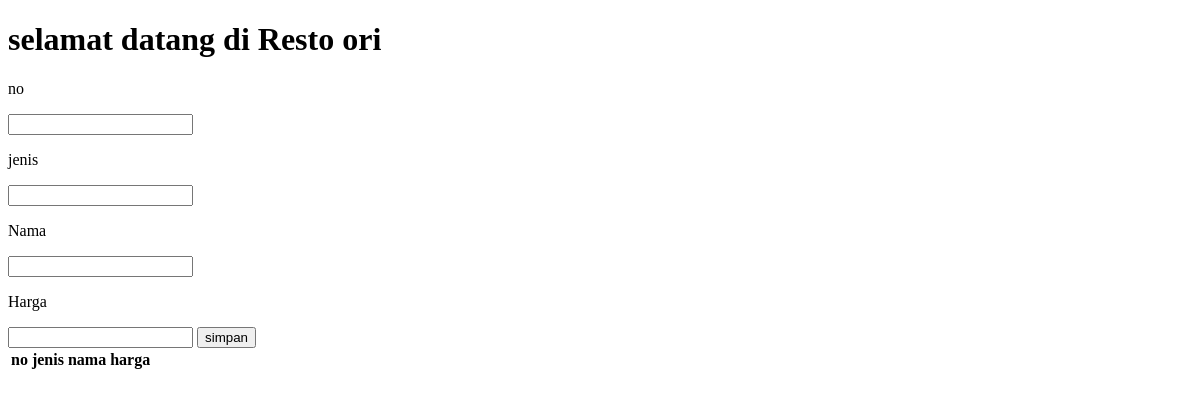
Before: / with the older database file.
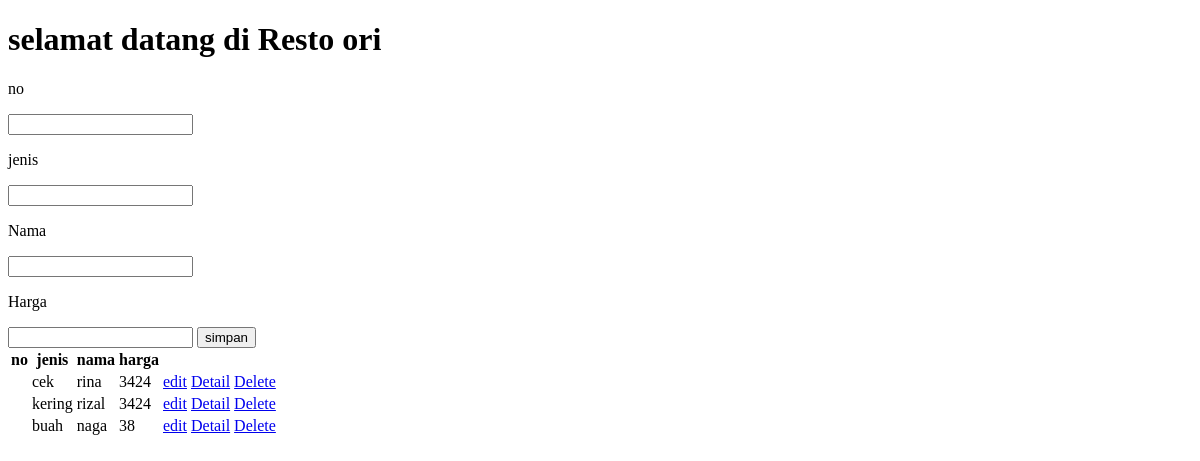
After: the same page with the newer database file.
### food/models.py (models this page shows)
class Makanan(models.Model):
    jenis = models.CharField(max_length=200)
    nama = models.TextField()
    harga = models.IntegerField()

### food/views.py (the view, shortened to what this page needs)
# urls.py: path('', views.index, name='index'),
def index(request):
    data2 = models.Makanan.objects.all()
    return render (request, 'index.html', {
        'isi' :data2
        })

### food/templates/index.html (shortened to what this page needs)
<!DOCTYPE html>
<html lang="en">
<head>
</head>
<body>
    <h1>
        selamat datang di Resto ori
    </h1>
    <form action="" method="POST">
        <p>no</p>
        <input type="text" name="no">
        <p> jenis </p>
        <input type="text" name="jenis">
        <p> Nama </p>
        <input type="text" name="nama">
        <p> Harga </p>
        <input type="text" name="harga">
        <button class="btn btn-warning" type="submit">simpan </button>
    </form>
    <table class ="table table-dark">
        <thead>
            <tr>
                <th scope="col">no</th>
                <th scope="col"> jenis</th>
                <th scope="col">nama</th>
                <th scope="col">harga</th>
            </tr>
        </thead>
        <tbody>
            {% for i in isi %}
            <tr>
                <td>{{i.no}}</td>
                <td>{{i.jenis}}</td>
                <td>{{i.nama}}</td>
                <td>{{i.harga}}</td>
                <td>
                   <a href="edit/{{i.id}}/" class="btn btn-tometo">edit</a>
                   <a href="detail/{{i.id}}/" class="btn btn-secondary">Detail</a>
                   <a href="delete/{{i.id}}/" class="btn btn-info">Delete</a>
                </td>
            </tr>
            {% endfor %}
        </tbody>
    </table>
</body>
</html>

Changed rows visible on the page:
added Makanan: jenis "cek", nama "rina", harga "3424"
added Makanan: jenis "kering", nama "rizal", harga "3424"
added Makanan: jenis "buah", nama "naga", harga "38"
